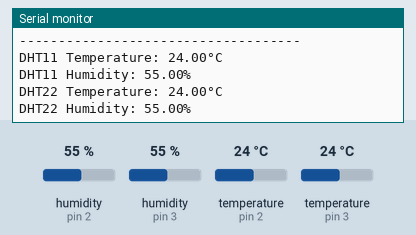
This sketch was run on a simulated Arduino Uno, built with avr-gcc and run on an emulated ATmega328P. On the bench: the last lines printed to the serial monitor. Inputs (shaded band) come from the test bench; at power-on: humidity (sensors on pin 2, pin 3) 55 %, temperature (sensors on pin 2, pin 3) 24 °C.

Above: at 1.8 s.
1.9 s: humidity (sensor on pin 2) set to 22 %
At 7.0 s:
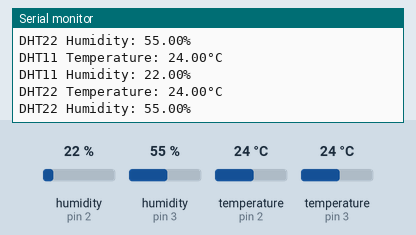
7.9 s: humidity (sensor on pin 3) set to 22 %
At 11.2 s:
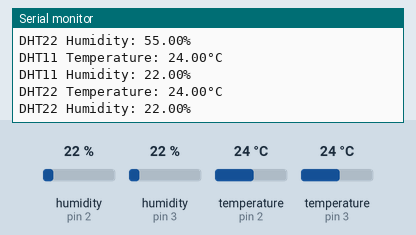
13.9 s: temperature (sensor on pin 2) set to 12 °C
19.9 s: temperature (sensor on pin 3) set to 12 °C
At 22.1 s:
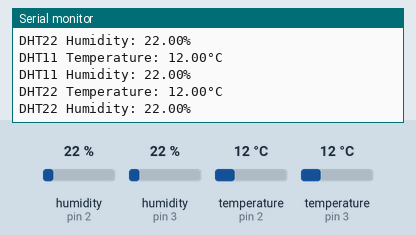
25.9 s: humidity (sensor on pin 2) set to 40 %
At 26.4 s:
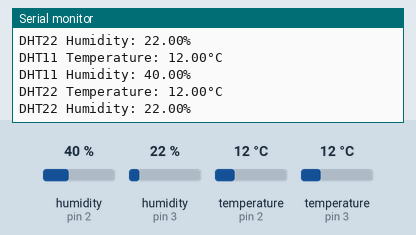
31.9 s: humidity (sensor on pin 3) set to 40 %
At 37.3 s:
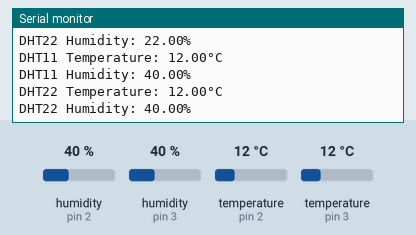
Timing chart, 0 to 38.8 s (numbered marks = the images above; inputs shaded):
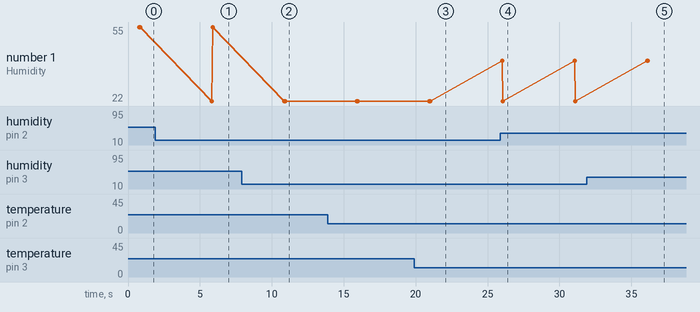

Measured:
- after the input at 1.9 s, the serial monitor: prints a new line after 3.9 s (image 1)
- after the input at 7.9 s, the serial monitor: prints a new line after 3.0 s (image 2)
- after the input at 19.9 s, the serial monitor: prints a new line after 1.1 s (image 3)
- after the input at 25.9 s, the serial monitor: prints a new line after 0.11 s (image 4)
- after the input at 31.9 s, the serial monitor: prints a new line after 4.3 s (image 5)

The sketch:

code.ino
```cpp
//This code is written by @tylerdurdenxd
#include <Adafruit_Sensor.h>
#include <DHT.h>
#include <DHT_U.h>
#define DHT11_PIN 2
#define DHT22_PIN 3
#define DHT11_TYPE DHT11
#define DHT22_TYPE DHT22

DHT_Unified dht11(DHT11_PIN, DHT11_TYPE);
DHT_Unified dht22(DHT22_PIN, DHT22_TYPE);

uint32_t delayMS;

void setup() {
  Serial.begin(9600);
  dht11.begin();
  dht22.begin();
  Serial.println(F("DHTxx Unified Sensor Example"));

  printSensorDetails(dht11, "DHT11");
  printSensorDetails(dht22, "DHT22");
}

void loop() {
  readAndPrintSensorData(dht11, "DHT11");
  readAndPrintSensorData(dht22, "DHT22");
  delay(5000);
}

void printSensorDetails(DHT_Unified &dht, const char* sensorName) {
  sensor_t sensor;
  Serial.print(F("------------------------------------\n"));
  Serial.print(F("Sensor: ")); Serial.println(sensorName);

  dht.temperature().getSensor(&sensor);
  Serial.println(F("Temperature Sensor"));
  Serial.print(F("Sensor Type: ")); Serial.println(sensor.name);
  Serial.print(F("Driver Ver: ")); Serial.println(sensor.version);
  Serial.print(F("Unique ID: ")); Serial.println(sensor.sensor_id);
  Serial.print(F("Max Value: ")); Serial.print(sensor.max_value); Serial.println(F("°C"));
  Serial.print(F("Min Value: ")); Serial.print(sensor.min_value); Serial.println(F("°C"));
  Serial.print(F("Resolution: ")); Serial.print(sensor.resolution); Serial.println(F("°C"));

  dht.humidity().getSensor(&sensor);
  Serial.println(F("Humidity Sensor"));
  Serial.print(F("Sensor Type: ")); Serial.println(sensor.name);
  Serial.print(F("Driver Ver: ")); Serial.println(sensor.version);
  Serial.print(F("Unique ID: ")); Serial.println(sensor.sensor_id);
  Serial.print(F("Max Value: ")); Serial.print(sensor.max_value); Serial.println(F("%"));
  Serial.print(F("Min Value: ")); Serial.print(sensor.min_value); Serial.println(F("%"));
  Serial.print(F("Resolution: ")); Serial.print(sensor.resolution); Serial.println(F("%"));

  delayMS = sensor.min_delay / 1000;
  Serial.print(F("------------------------------------\n"));
}

void readAndPrintSensorData(DHT_Unified &dht, const char* sensorName) {
  sensors_event_t event;

  dht.temperature().getEvent(&event);
  if (isnan(event.temperature)) {
    Serial.print(sensorName);
    Serial.println(F(": Error reading temperature!"));
  } else {
    Serial.print(sensorName);
    Serial.print(F(" Temperature: "));
    Serial.print(event.temperature);
    Serial.println(F("°C"));
  }

  dht.humidity().getEvent(&event);
  if (isnan(event.relative_humidity)) {
    Serial.print(sensorName);
    Serial.println(F(": Error reading humidity!"));
  } else {
    Serial.print(sensorName);
    Serial.print(F(" Humidity: "));
    Serial.print(event.relative_humidity);
    Serial.println(F("%"));
  }
}
```
